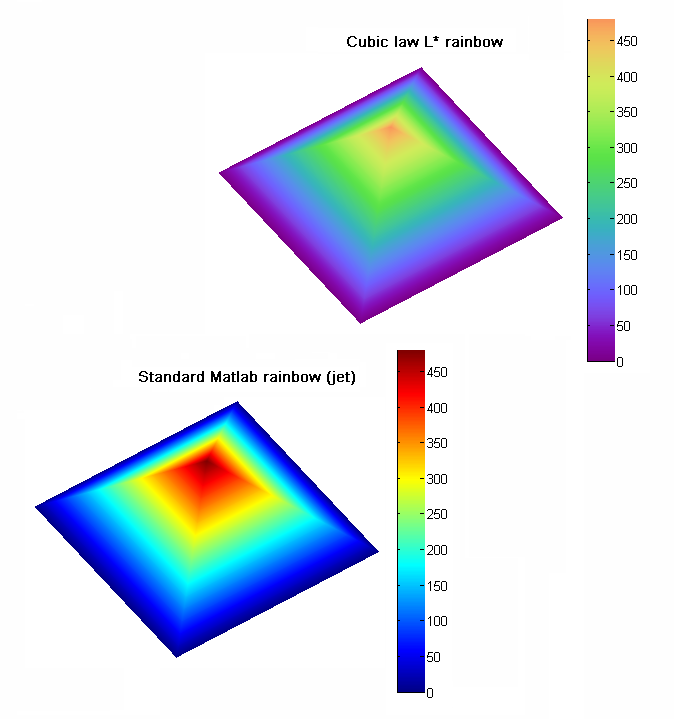
%> input picture MiscTools/pmkmp/examples1.png, 674 x 719 px
$ octave --eval "result = bwdist_jn(imread('pmkmp/examples1.png'));"   (GNU Octave 9; MATLAB toolbox functions it lacks are replaced by stand-ins)
%> lines starting %> are read from the running program, lines starting %| are printed output that depends on the picture; in (x1, y1, x2, y2) boxes, pixels count from 0 and x2, y2 are one past the last pixel; in counts of white or black regions, pixels touching at a corner belong together; the program's own positions count from 1
function D = bwdist_jn(BW, scale)

%use the regular bwdist with a euclidean distance function with scaling
%factor in each dimension. By default, the scaling factor is [1,1,1];
%boundary counts as 0.
BW=padarray(BW,ones(1,ndims(BW)),1,'both');
if nargin==1
    D=bwdist(BW);
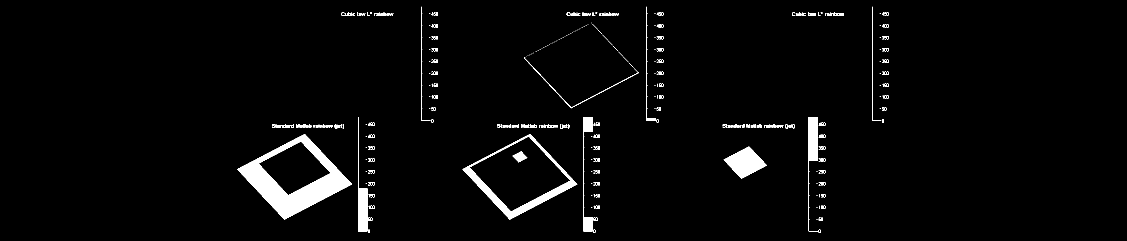
%> D: size 721x3380 single (shown at 1/3 size); values 0 (black) and 45254.8 (white), 2.7% white; 454 white regions (191 under 20 px), largest, box (x1, y1, x2, y2) and area: (712, 402, 1056, 659) 27515, (1388, 402, 1732, 659) 10369, (2171, 440, 2300, 536) 6470
    if ndims(BW)==2
    D=D(2:end-1,2:end-1);
    elseif ndims(BW)==3
    D=D(2:end-1,2:end-1,2:end-1);
%> D = []
    end
    return
end
oldsize=size(BW);
newsize=scale.*size(BW);

if ndims(BW)==3 && length(scale)==3
    %scale up, bwdist, scale down
    p = oldsize(1);
    q = oldsize(2);
    r = oldsize(3);

    p1 = newsize(1);
    q1 = newsize(2);
    r1 = newsize(3);

    [Y,X,Z] = meshgrid( (0:q-1)/(q-1), (0:p-1)/(p-1), (0:r-1)/(r-1)  );
    [YI,XI,ZI] = meshgrid( (0:q1-1)/(q1-1), (0:p1-1)/(p1-1), (0:r1-1)/(r1-1) );
    BW = interp3( Y,X,Z, (BW), YI,XI,ZI ,'*nearest');

D=bwdist(BW);
%D=image_resize(D,oldsize(1),oldsize(2),oldsize(3));

D=interp3(YI,XI,ZI,D,Y,X,Z,'*cubic',0);
    if ndims(BW)==2
    D=D(2:end-1,2:end-1);
    elseif ndims(BW)==3
    D=D(2:end-1,2:end-1,2:end-1);
    end
elseif ismatrix(BW) && length(scale)==2
    BW=(imresize(BW,newsize));
    D=bwdist(BW);
D=imresize(D,oldsize);
    if ndims(BW)==2
    D=D(2:end-1,2:end-1);
    elseif ndims(BW)==3
    D=D(2:end-1,2:end-1,2:end-1);
    end
else
    error('Binary Image must be 2D or 3D and scale must be length ndims(BW)')
end
